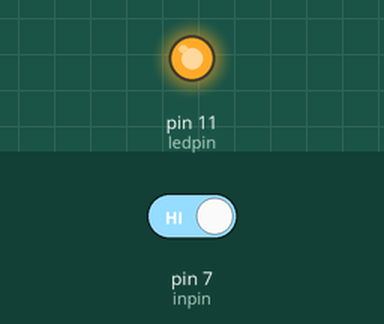
A sketch run on a simulated Arduino Uno, built with avr-gcc and run on an emulated ATmega328P. On the bench: output pins drawn as LEDs (lit = HIGH). The inputs (shaded band) are chosen by the test bench; at power-on: pin 7 (inpin) HIGH.

Above: at 1.2 s.
1.3 s: pin 7 (inpin) driven LOW
At 2.0 s:
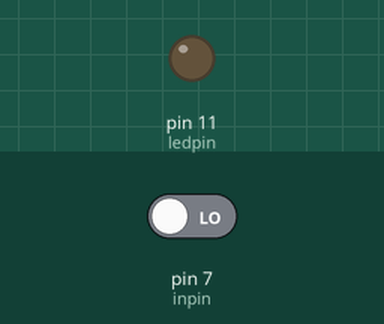
2.8 s: pin 7 (inpin) driven HIGH
At 3.1 s:
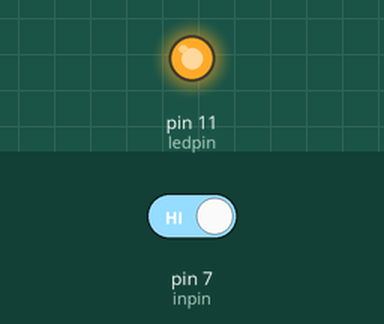
Timing chart, 0 to 5.8 s (numbered marks = the images above; inputs shaded):
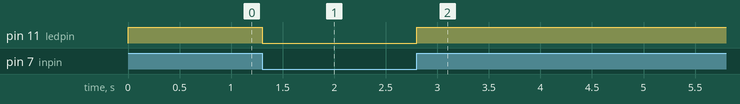

Measured:
- after the input at 1.3 s, pin 11 (ledpin): HIGH → LOW at once
- after the input at 2.8 s, pin 11 (ledpin): LOW → HIGH at once

The sketch:

code6.ino
```cpp
//============================智宇科技===========================
//  例程6-按键控制
//===============================================================
int ledpin=11;//定义数字11 接口
int inpin=7;//定义数字7 接口
int val;//定义变量val
void setup()
{
  pinMode(ledpin,OUTPUT);//定义小灯接口为输出接口
  pinMode(inpin,INPUT);//定义按键接口为输入接口
}
void loop()
{
  val=digitalRead(inpin);//读取数字7 口电平值赋给val
  if(val==LOW)//检测按键是否按下，按键按下时小灯亮起
    digitalWrite(ledpin,LOW);
  else
    digitalWrite(ledpin,HIGH);
}
```
